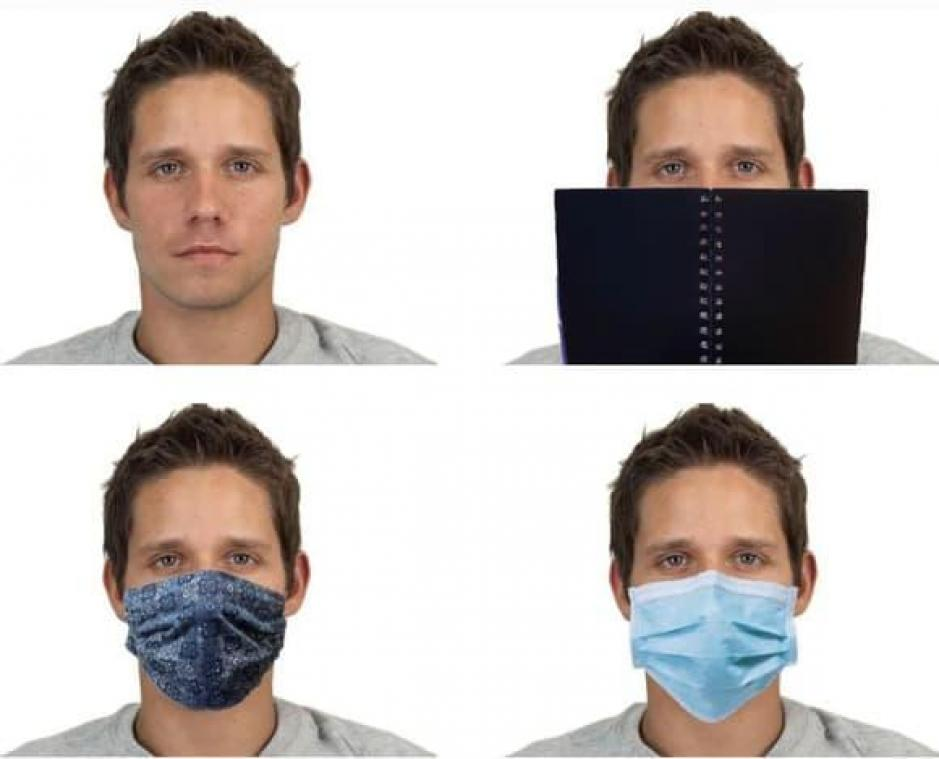
#> input picture images/001.jpg, 939 x 759 px; its folder holds only this picture in this run
$ python image_trimmer.py
#> lines starting #> are read from the running program, lines starting #| are printed output that depends on the picture
import cv2
import os

cascade_path =  "./cascades/haarcascade_frontalface_default.xml"
img_path = "./images/"
out_path = "./trimmed/"

files = os.listdir(img_path)
cascade = cv2.CascadeClassifier(cascade_path)

for file in files:
    src = cv2.imread(img_path+file,0)
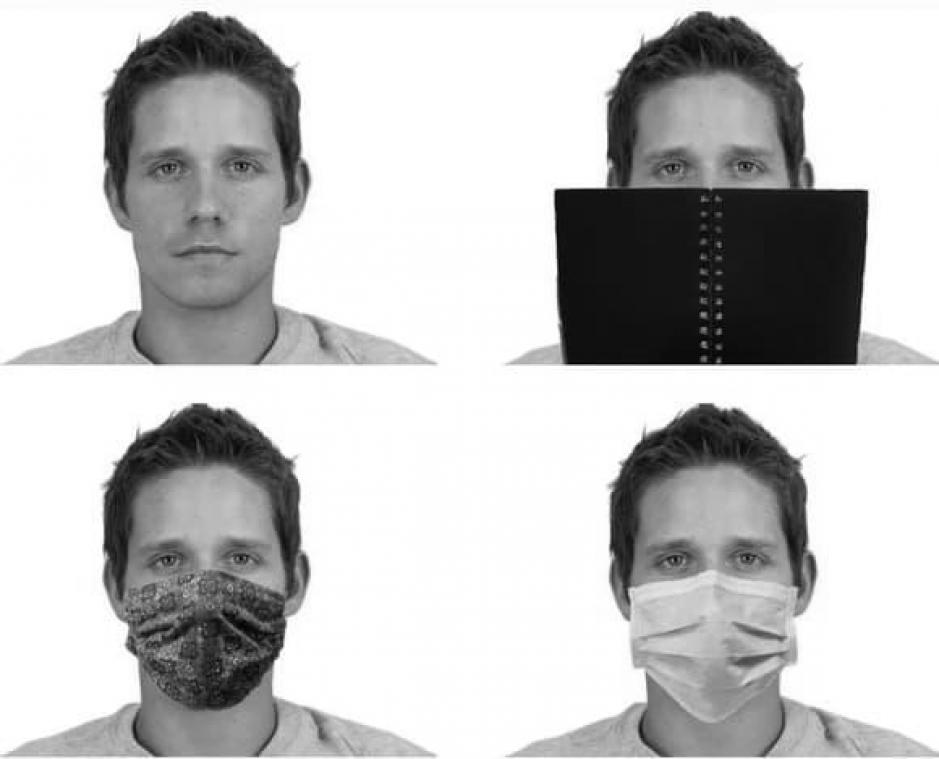
#> src: shape (759, 939); min 0, max 255, mean 194.3
    gray = cv2.cvtColor(src,cv2.cv2.COLOR_BAYER_BG2GRAY)
    rect = cascade.detectMultiScale(gray)
#> rect = [[103, 87, 205, 205], [599, 472, 231, 231], [104, 474, 205, 205]]
    if len(rect) > 0:
        for i,[x, y, w, h] in enumerate(rect):
            img_trimmed = src[y:y + h, x:x + w]
            file_name = "{}_{}".format(i,file)
            file_path = out_path + file_name
            cv2.imwrite(file_path, img_trimmed)
#> this loop made 3 passes
#> (x, y, w, h, file_path) on passes 1 to 3: (103, 87, 205, 205, './trimmed/0_001.jpg'), (599, 472, 231, 231, './trimmed/1_001.jpg'), (104, 474, 205, 205, './trimmed/2_001.jpg')
#> pass 1, `img_trimmed = src[y:y + h, x:x + w]`:
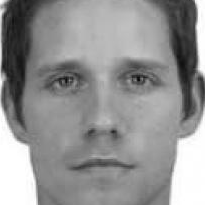
#> img_trimmed: shape (205, 205); min 7, max 255, mean 146.3
#> pass 2, `img_trimmed = src[y:y + h, x:x + w]`:
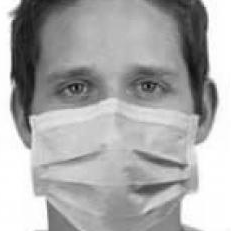
#> img_trimmed: shape (231, 231); min 6, max 255, mean 170.7
#> pass 3, `img_trimmed = src[y:y + h, x:x + w]`:
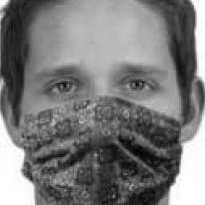
#> img_trimmed: shape (205, 205); min 2, max 255, mean 121.6
